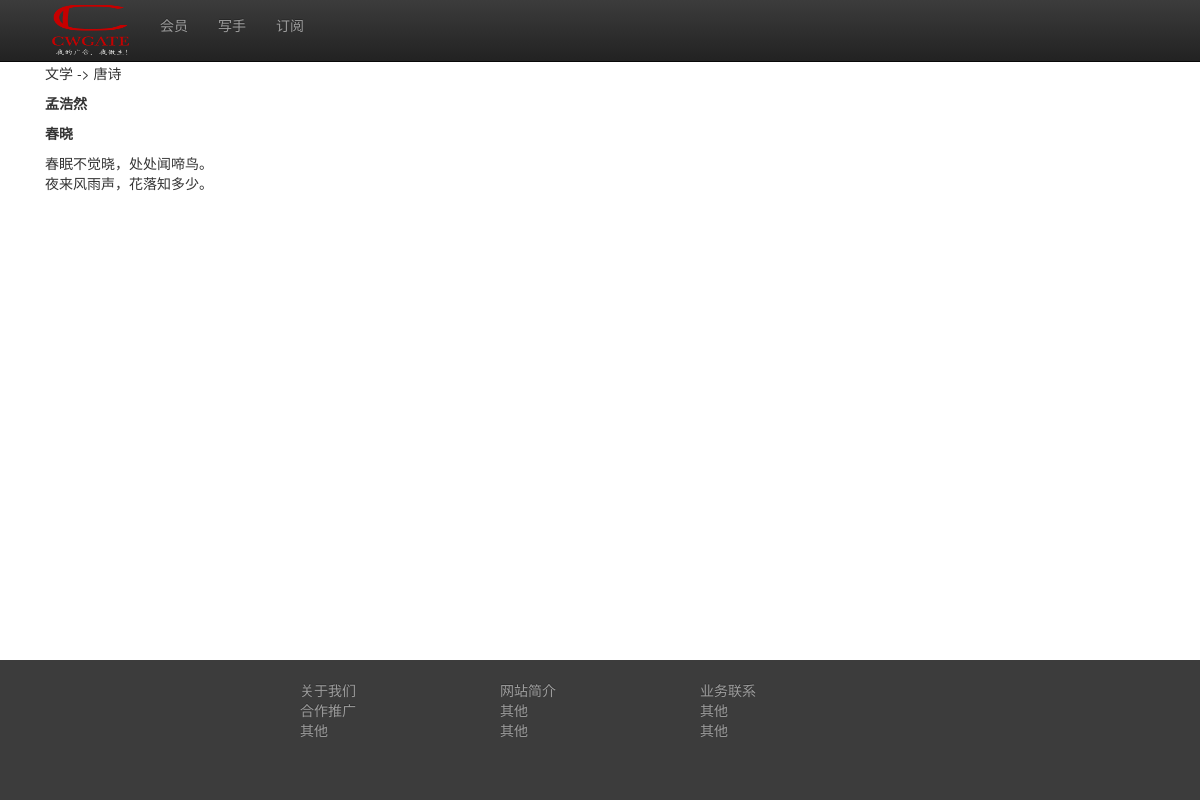
Page /internal/content/article/show/1/ (signed in) on the committed database.
### content/models.py (models this page shows, shortened)
class Article(models.Model):
    category = models.ForeignKey(Category)
    title = models.CharField(max_length=120)
    author = models.CharField(max_length=30)
    body = models.TextField('Content')
    added = models.DateTimeField('date added',null=True,auto_now_add=True)

### content/views.py (the view)
# urls.py: url(r'article/show/(?P<aid>[0-9]+)/$', views.showarticle, name='showarticle'),
@login_required
def showarticle(request, aid):
    article = Article.objects.get(id=aid)
    context = {
        'entry': article,
        'catchain': ' -> '.join(get_catchain(article.category))
    }
    return render(request, 'showarticle.html', context=context)

### jtool/tools.py (called while the page is built)
def get_catchain(t):
    ts = [t.name]
    while t.parent:
        ts.insert(0, t.parent.name)
        t = t.parent
    return ts

### content/templates/showarticle.html
{% extends "base.html" %}
{% block content %}
<h2>Show article</h2>
{% if entry %}
<p>{{ catchain }}</p>
<p><b>{{ entry.author }}</b></p>
<p><b>{{ entry.title }}</b></p>
<p>{{ entry.body|linebreaks }}</p>
{% endif %}
{% endblock %}

### editor/templates/base.html (style rules this page uses)
html, body { height: 100%; }

### rows in the picture
Article: author "孟浩然", title "春晓", body "春眠不觉晓，处处闻啼鸟。 夜来风雨声，花落知多少。"

### other values in the picture
{{ catchain }} "文学 -> 唐诗"
